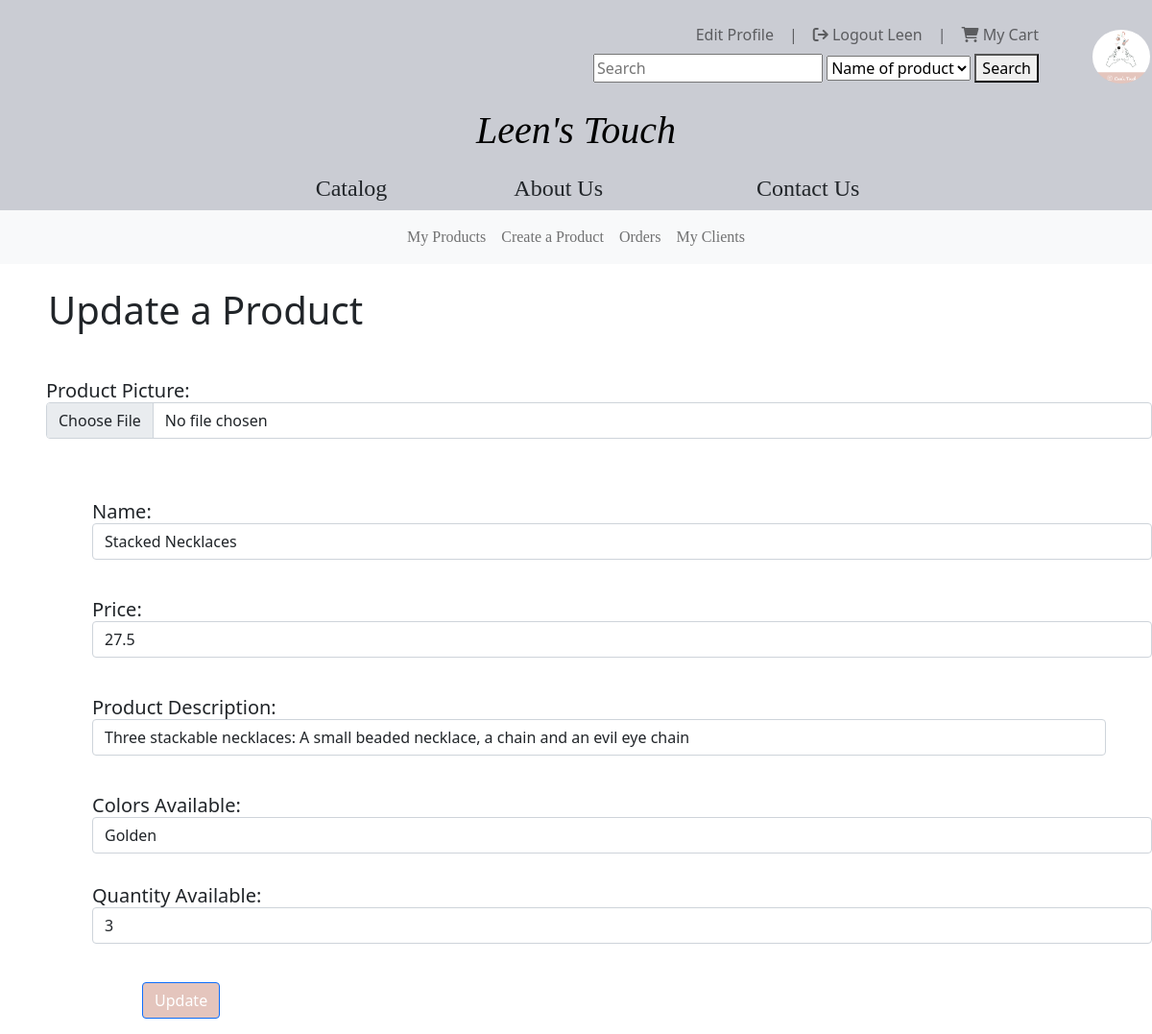
The page /AdminProducts/update/1238 (signed in) on the database its author committed.
### tables this page shows
CREATE TABLE `products` (
  `upc` int(13) NOT NULL,
  `product_name` varchar(50) NOT NULL,
  `product_type` varchar(25) NOT NULL,
  `description` varchar(500) NOT NULL,
  `price` double NOT NULL,
  `image` varchar(100) NOT NULL,
  `colour` varchar(15) NOT NULL,
  `quantity` int(2) NOT NULL,
  `fulfill_time` int(2) NOT NULL
);

### app/core/app.php (called while the page is built, shortened)
<?php
    class App{
        protected $currentMethod = 'index';
        public function __construct()
        {
            $url = $this->parseURL();
            if(file_exists('../app/controllers/'.$url[0].'.php')){
                unset($url[0]);
            }
            $this->currentController = new $this->currentController;
            if(isset($url[1])){
                if(method_exists($this->currentController, $url[1])){
                    $this->currentMethod = $url[1];
                    unset($url[1]);
                }
            }
            $this->params = $url ? array_values($url) : [];
            call_user_func_array([$this->currentController, $this->currentMethod], $this->params);
        }
        public function parseURL(){
            if(isset($_GET['url'])){
                $url = rtrim($_GET['url'], '/');
                $url = filter_var($url, FILTER_SANITIZE_URL);
                $url = explode('/',$url);
                return $url;
            }
        }
    }

### public/index.php (called while the page is built, shortened)
<?php
    $init = new App;
?>

### app/core/Model.php (called while the page is built, shortened)
<?php
class Model
{
    private $host = DB_HOST;
    private $user = DB_USER;
    private $pass = DB_PASS;
    private $dbname = DB_NAME;
    private $dbh;
    private $stmt;
    public function __construct()
    {
        $dsn = 'mysql:host=' . $this->host . ';dbname=' . $this->dbname;
        $options = array(
            PDO::ATTR_PERSISTENT => true,
            PDO::ATTR_ERRMODE => PDO::ERRMODE_EXCEPTION
        );
        try {
            $this->dbh = new PDO($dsn, $this->user, $this->pass, $options);
        } catch (PDOException $e) {
            $this->error = $e->getMessage();
            echo $this->error;
        }
    }
    public function query($sql)
    {
        $this->stmt = $this->dbh->prepare($sql);
    }
    public function bind($param, $value, $type = null)
    {
        if (is_null($type)) {
            switch (true) {
                default:
                    $type = PDO::PARAM_STR;
            }
        }
        $this->stmt->bindValue($param, $value, $type);
    }
    public function execute()
    {
        return $this->stmt->execute();
    }
    public function getSingle(){
        $this->execute();
        return $this->stmt->fetch(PDO::FETCH_OBJ);
    }
}

### app/models/productsModel.php (called while the page is built, shortened)
<?php
    Class productsModel{
        public function __construct(){
            $this->db = new Model;
        }
        public function getProduct($upc){
            $this->db->query("SELECT * FROM products WHERE upc = :upc");
            $this->db->bind(':upc',$upc);
            return $this->db->getSingle();
        }
    }
?>

### app/views/AdminProducts/updateProduct.php (the view, shortened to what this page needs)
<?php require APPROOT . '/views/includes/header.php';
?>
<nav class="navbar navbar-expand-lg navbar-light bg-light">
  <div class="collapse navbar-collapse" id="mynavbar">
    <ul style="margin: auto; text-align: center; font-family:'Constantia-Regular';" class="navbar-nav ">
      <li class="nav-item">
        <a class="nav-link" href="/LeensTouch/AdminProducts/getProducts">My Products</a>
      </li>
      <li class="nav-item">
        <a class="nav-link" href="/LeensTouch/AdminProducts/createProduct">Create a Product</a>
      </li>
      <li class="nav-item">
        <a class="nav-link" href="/LeensTouch/Orders/getOrders">Orders</a>
      </li>
      <li class="nav-item">
        <a class="nav-link" href="/LeensTouch/Clients/viewClients">My Clients</a>
      </li>
    </ul>
  </div>
</nav>
<br>
<div class="title" style="margin-left: 50px; float: left;">
  <h1>Update a Product</h1>
</div>
<br><br>
    <form action='' method='post' enctype="multipart/form-data">
    <div class="product-image mt-0">
      <div class="ms-5 mb-3 mt-5"><span class="h5 ">Product Picture:</span><br>
        <div class="form-group">
          <input type='file' name='image' class='form-control' />
        </div>
      </div>
    </div>
    <div class="product-info d-grid ms-5 mt-0">
      <div class="ms-5 mb-3 mt-5"><span class="h5 ">Name:</span> <br>
        <div class="form-group">
          <input name="product_name" type="text" class="form-control" id="product_name" value="<?php echo $data->product_name?>">
        </div>
      </div><br>
        <div class="ms-5 mb-3"><span class="h5 ">Price:</span> <br>
          <div class="form-group">
            <input name="price" type="text" class="form-control" id="price" value="<?php echo $data->price?>">
          </div>
        </div><br>
        <div class=" ms-5 mb-3 me-5"><span class="h5">Product Description:</span><br>
          <div class="form-group">
            <input name="description" type="text" class="form-control" id="description" value="<?php echo $data->description?>">
          </div>
        </div> <br>
        <div class="h5 ms-5"><span class="h5">Colors Available:</span><br>
          <div class="form-group">
            <input name="colour" type="text" class="form-control" id="colour" value="<?php echo $data->colour?>">
          </div>
        </div> <br>
        <div class="ms-5 mb-3"><span class="h5 ">Quantity Available:</span> <br>
          <div class="form-group">
            <input name="quantity" type="text" class="form-control" id="quantity" value="<?php echo $data->quantity?>">
          </div>
        </div> <br>
        <div class="form-group" style=" margin-left: 100px; float: left">
          <button type="submit" name='update' class="btn btn-primary" style="background-color: #e4c5bd; color: white;">Update</button>
        </div>
      </div>
    </div>
<?php require APPROOT . '/views/includes/footer.php'; ?>

### rows shown on the page
products: product_name "Stacked Necklaces", price "27.5", description "Three stackable necklaces: A small beaded necklace, a chain and an evil eye chain", colour "Golden", quantity "3"

### other values the page prints
$_SESSION['user_fname'] "Leen"
SITENAME "Leen's Touch"
